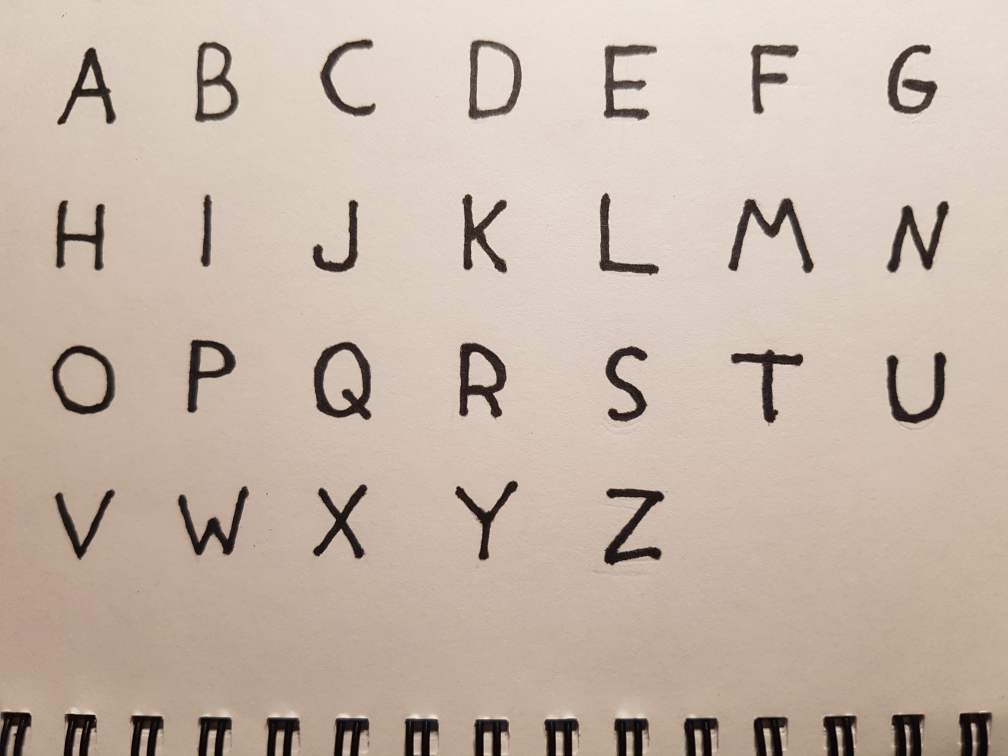
#> input picture Exercise_3/alphs.jpg, 4032 x 3024 px (shown at 1/4 size)
$ jupyter execute Letters.ipynb
#> lines starting #> are read from the running program, lines starting #| are printed output that depends on the picture
[cell 1]
from PIL import Image
img=Image.open("alphs.jpg")
#> img is the input picture: PIL image 4032x3024 RGB; mean R, G, B 197.5, 181.8, 168

[cell 2]
import string
deltax=550
deltay=600
imgs=[]

for y in range(4):
    for x in range(7):
        if y*7+x >= 26: break
        imgs.append(img.crop((100+deltax*x,100+deltay*y,600+deltax*x,600+deltay*y)).resize((256,256)))
#> after the loop, imgs = 26 items

for i in range(len(imgs)):
    imgs[i].save(string.ascii_uppercase[i]+".png")
#> this loop made 26 passes
#> pass 1, `imgs[i].save(string.ascii_uppercase[i]+".png")`:
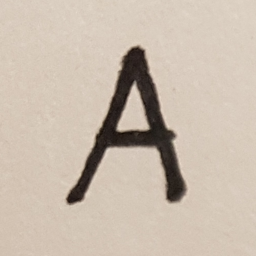
#> saved as A.png: PIL image 256x256 RGB; mean R, G, B 200.7, 187.2, 173
#> pass 2, `imgs[i].save(string.ascii_uppercase[i]+".png")`:
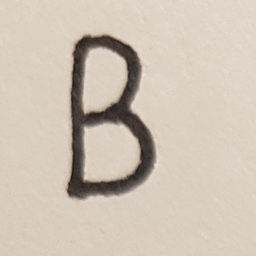
#> saved as B.png: PIL image 256x256 RGB; mean R, G, B 206.2, 194, 180.9
